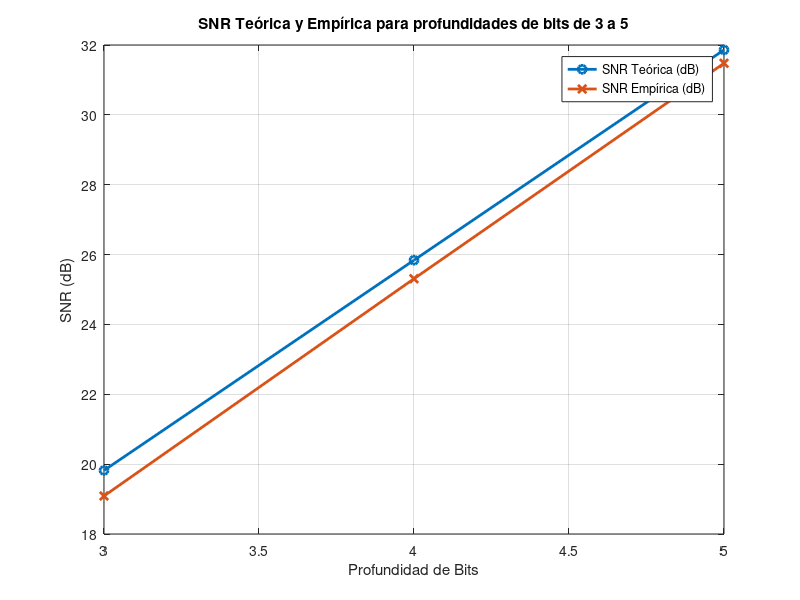

Reproduce this figure in MATLAB.
% Tarea 2 Teoria de comunicaciones digitales.
% Nicolas Vergara Fecha 02/10/2024

clc;
clear all;
close all;

function [senal_cuantizada, error] = Cuantizar(senal, n_bits, mp)
    L = 2^n_bits; 
    delta = 2 * mp / L;
    e = delta / 2; 
    niveles = -mp + e : delta : mp - e; 

    for i = 1:length(senal)
        dif = abs(senal(i) - niveles); 
        [~, idx] = min(dif);  
        senal_cuantizada(i) = niveles(idx); 
        error(i) = abs(senal(i) - senal_cuantizada(i));
    end
end

%----------------ETAPA 1 DE SAMPLEO
f = 1000; % Frecuencia de la señal banda base 1000 Hz
n_muestras = 1000;
fs = 2 * f * n_muestras; % Frecuencia de muestreo (Nyquist)

T = 1 / f; % Periodo de un ciclo
N = (T * fs); % Cantidad de muestras

t = linspace(0, T, N); % Intervalo de valores
A = 1; % Amplitud
senal_moduladora = A * sin(2 * pi * f * t);

%----------------ETAPA 3 ANALISIS DE SNR
n_bits_range = 3:5; % intervalor de profundidad de bits
snr_empirica = zeros(size(n_bits_range));
snr_teorica = 6.02 * n_bits_range + 1.76; % formula para SNR teórica
mp = A; % maximo  de la señal moduladora

for idx = 1:length(n_bits_range)

    n_bits = n_bits_range(idx);
    [vector_pcm, error] = Cuantizar(senal_moduladora, n_bits, mp);
    potencia_senal = mean(senal_moduladora .^ 2);
    potencia_ruido = mean((vector_pcm - senal_moduladora) .^ 2); 
    snr_empirica(idx) = 10 * log10(potencia_senal / potencia_ruido); %snr empiroco

end
figure;
plot(n_bits_range, snr_teorica, '-o', 'LineWidth', 2, 'DisplayName', 'SNR Teórica (dB)');
hold on;
plot(n_bits_range, snr_empirica, '-x', 'LineWidth', 2, 'DisplayName', 'SNR Empírica (dB)');
xlabel('Profundidad de Bits');
ylabel('SNR (dB)');
title('SNR Teórica y Empírica para profundidades de bits de 3 a 5');
legend('show');
grid on;

